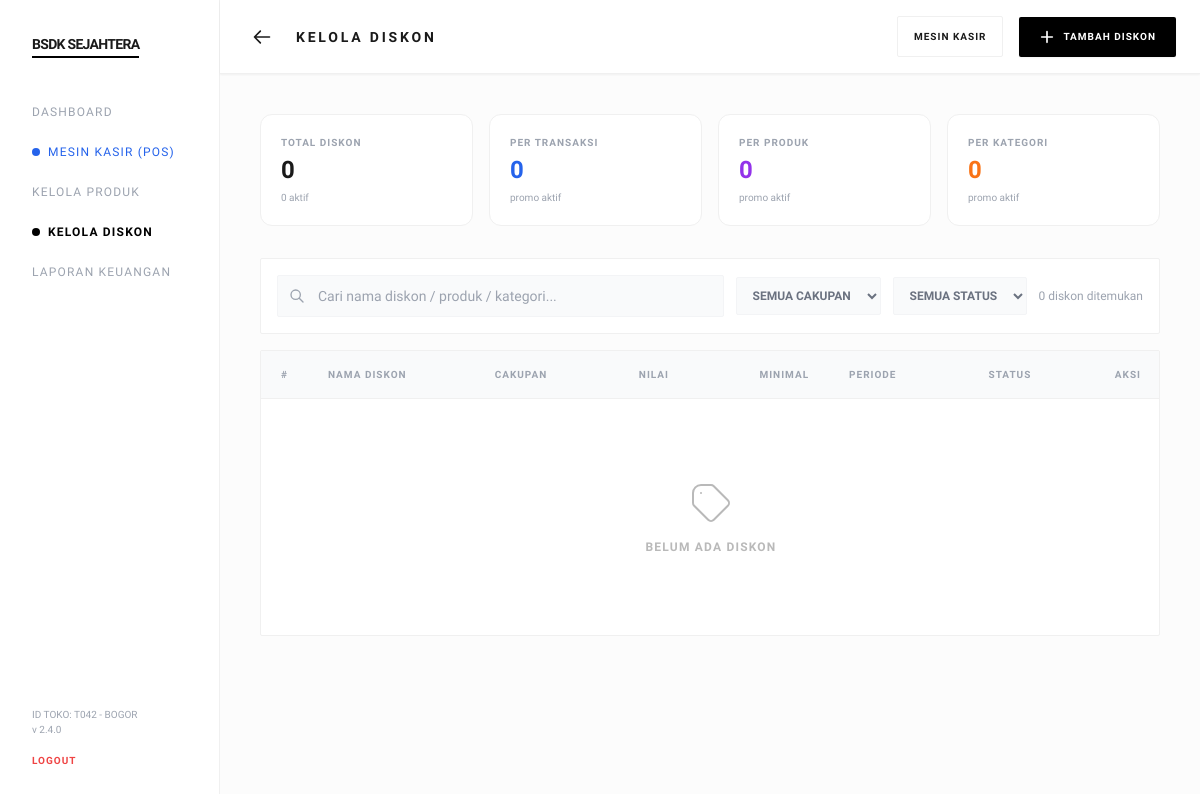
The page /diskon.php on the database as committed earlier.
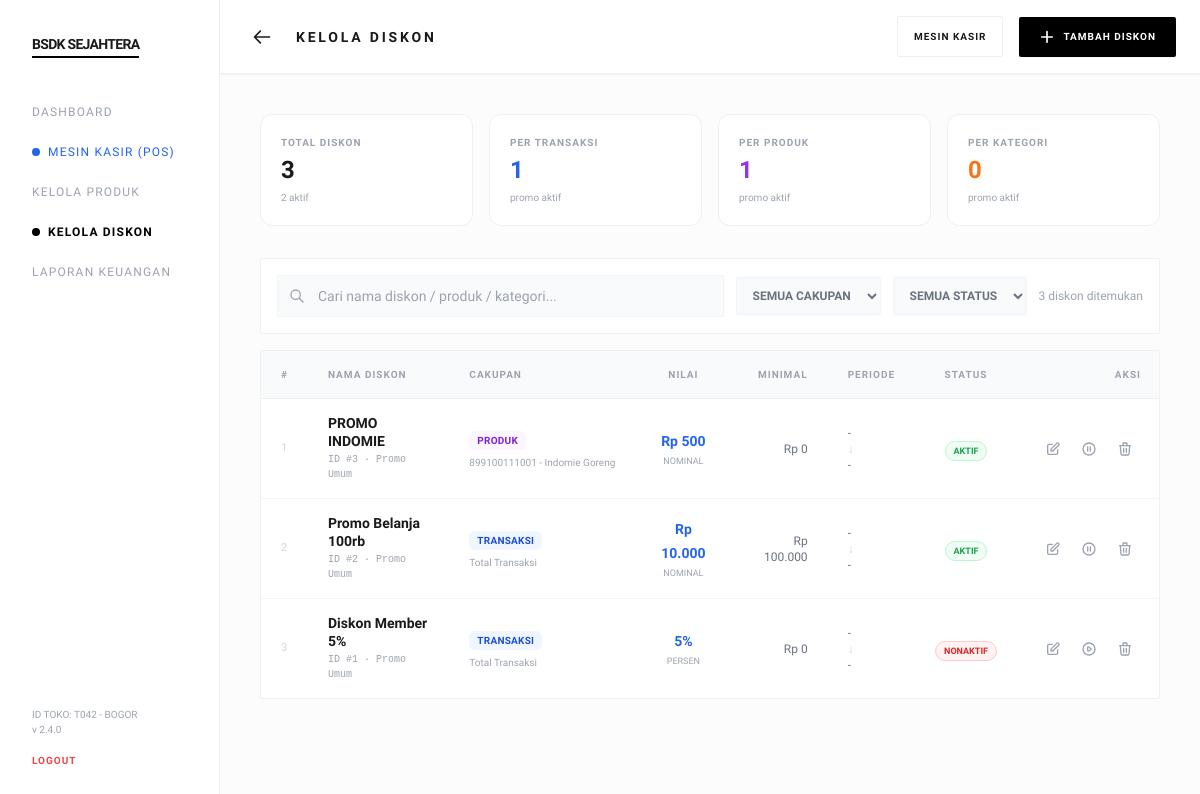
The same page on the database as committed later.
### tables this page shows
CREATE TABLE `diskon` (
  `id` int(11) NOT NULL AUTO_INCREMENT,
  `nama` varchar(100) NOT NULL,
  `target` enum('semua','member') DEFAULT 'semua',
  `cakupan` enum('transaksi','produk','kategori') DEFAULT 'transaksi',
  `produk_id` int(11) DEFAULT NULL,
  `kategori` varchar(100) DEFAULT NULL,
  `jenis` enum('persen','nominal') NOT NULL,
  `nilai` int(11) NOT NULL,
  `minimal_belanja` int(11) DEFAULT 0,
  `tanggal_mulai` date DEFAULT NULL,
  `tanggal_selesai` date DEFAULT NULL,
  `status` enum('aktif','nonaktif') DEFAULT 'aktif',
  `created_at` timestamp NOT NULL DEFAULT current_timestamp(),
  `updated_at` timestamp NULL DEFAULT NULL ON UPDATE current_timestamp(),
  PRIMARY KEY (`id`)
);

CREATE TABLE `produk` (
  `id` int(11) NOT NULL AUTO_INCREMENT,
  `kode` varchar(80) NOT NULL,
  `nama` varchar(160) NOT NULL,
  `kategori` varchar(100) DEFAULT '-',
  `harga_beli` int(11) NOT NULL DEFAULT 0,
  `harga_jual` int(11) NOT NULL,
  `stok` int(11) NOT NULL DEFAULT 0,
  `stok_minimum` int(11) NOT NULL DEFAULT 5,
  `satuan` varchar(30) DEFAULT 'pcs',
  `status` enum('aktif','nonaktif') NOT NULL DEFAULT 'aktif',
  `created_at` timestamp NOT NULL DEFAULT current_timestamp(),
  `updated_at` timestamp NULL DEFAULT NULL ON UPDATE current_timestamp(),
  PRIMARY KEY (`id`),
  UNIQUE KEY `kode` (`kode`)
);

### diskon.php (the view, shortened to what the rows shown need)
<?php
require_once 'config.php';
function h($v): string
{
    return htmlspecialchars((string)$v, ENT_QUOTES, 'UTF-8');
}
function rupiah_diskon($n): string
{
    return 'Rp ' . number_format((float)($n ?? 0), 0, ',', '.');
}
function tanggal_diskon($tgl): string
{
    return $tgl ? date('d/m/Y', strtotime($tgl)) : '-';
}
$where = [];
$params = [];
$sqlWhere = $where ? 'WHERE ' . implode(' AND ', $where) : '';
$stmt = $pdo->prepare("
    SELECT d.*, p.kode AS produk_kode, p.nama AS produk_nama
    FROM diskon d
    LEFT JOIN produk p ON p.id = d.produk_id
    $sqlWhere
    ORDER BY d.status='aktif' DESC, d.id DESC
");
$stmt->execute($params);
$diskonList = $stmt->fetchAll(PDO::FETCH_ASSOC);
?>
<!DOCTYPE html>
<html lang="id">
<head>
    <script src="https://cdn.tailwindcss.com"></script>
</head>
<body class="antialiased bg-[#fcfcfc] min-h-screen pb-20 lg:pb-0">
    <header class="diskon-header sticky top-0 bg-white border-b border-subtle px-4 sm:px-6 py-4 flex justify-between items-center z-40 shadow-sm">
        <div class="flex items-center gap-4">
            <h1 class="diskon-header-title text-sm font-bold tracking-[0.2em] uppercase">Kelola Diskon</h1>
        </div>
    </header>
    <main class="diskon-main p-4 sm:p-5 md:p-8 lg:p-10">
        <div class="bg-white border border-subtle rounded-sm overflow-hidden">
            <div class="hidden lg:block overflow-x-auto no-scrollbar">
                <table class="w-full text-left min-w-[900px]">
                    <thead class="border-b border-subtle bg-gray-50">
                        <tr>
                            <th class="px-5 py-4 text-[10px] font-bold uppercase tracking-widest text-gray-400 w-8">#</th>
                            <th class="px-5 py-4 text-[10px] font-bold uppercase tracking-widest text-gray-400">Nama Diskon</th>
                            <th class="px-5 py-4 text-[10px] font-bold uppercase tracking-widest text-gray-400">Cakupan</th>
                            <th class="px-5 py-4 text-[10px] font-bold uppercase tracking-widest text-gray-400 text-center">Nilai</th>
                            <th class="px-5 py-4 text-[10px] font-bold uppercase tracking-widest text-gray-400 text-right">Minimal</th>
                            <th class="px-5 py-4 text-[10px] font-bold uppercase tracking-widest text-gray-400">Periode</th>
                            <th class="px-5 py-4 text-[10px] font-bold uppercase tracking-widest text-gray-400 text-center">Status</th>
                            <th class="px-5 py-4 text-[10px] font-bold uppercase tracking-widest text-gray-400 text-right">Aksi</th>
                        </tr>
                    </thead>
                    <tbody class="divide-y divide-[#f5f5f5]">
                        <?php if (!$diskonList): ?>
                            <tr>
                                <td colspan="8" class="py-20 text-center">
                                    <div class="inline-flex flex-col items-center gap-3 opacity-30">
                                        <svg class="w-12 h-12" fill="none" stroke="currentColor" viewBox="0 0 24 24">
                                            <path stroke-linecap="round" stroke-linejoin="round" stroke-width="1" d="M7 7h.01M7 3h5c.512 0 1.024.195 1.414.586l7 7a2 2 0 010 2.828l-7 7a2 2 0 01-2.828 0l-7-7A1.994 1.994 0 013 12V7a4 4 0 014-4z" />
                                        </svg>
                                        <p class="text-xs font-bold uppercase tracking-widest">Belum ada diskon</p>
                                    </div>
                                </td>
                            </tr>
                        <?php else: ?>
                            <?php foreach ($diskonList as $i => $d):
                                $cakupan = $d['cakupan'] ?? 'transaksi';
                                if ($cakupan === 'produk') {
                                    $cakupanLabel = ($d['produk_kode'] ?? '') ? $d['produk_kode'] . ' - ' . $d['produk_nama'] : '-';
                                    $cakupanBadge = 'bg-purple-50 text-purple-700';
                                    $cakupanTag = 'Produk';
                                } elseif ($cakupan === 'kategori') {
                                    $cakupanLabel = $d['kategori'] ?? '-';
                                    $cakupanBadge = 'bg-orange-50 text-orange-700';
                                    $cakupanTag = 'Kategori';
                                } else {
                                    $cakupanLabel = 'Total Transaksi';
                                    $cakupanBadge = 'bg-blue-50 text-blue-700';
                                    $cakupanTag = 'Transaksi';
                                }
                                $nilaiLabel = $d['jenis'] === 'persen' ? ((int)$d['nilai']) . '%' : rupiah_diskon($d['nilai']);
                            ?>
                                <tr class="group">
                                    <td class="px-5 py-4 text-[11px] text-gray-300 font-medium"><?= $i + 1 ?></td>
                                    <td class="px-5 py-4">
                                        <div class="font-semibold text-sm leading-tight"><?= h($d['nama']) ?></div>
                                        <div class="text-[10px] text-gray-400 font-mono mt-0.5">ID #<?= (int)$d['id'] ?> · Promo Umum</div>
                                    </td>
                                    <td class="px-5 py-4">
                                        <span class="text-[10px] font-bold uppercase tracking-wide px-2 py-1 rounded-md <?= $cakupanBadge ?>">
                                            <?= $cakupanTag ?>
                                        </span>
                                        <div class="text-[10px] text-gray-400 mt-1 max-w-[160px] truncate"><?= h($cakupanLabel) ?></div>
                                    </td>
                                    <td class="px-5 py-4 text-center">
                                        <span class="text-sm font-black text-blue-600"><?= h($nilaiLabel) ?></span>
                                        <div class="text-[9px] text-gray-400 mt-0.5 uppercase"><?= $d['jenis'] === 'persen' ? 'Persen' : 'Nominal' ?></div>
                                    </td>
                                    <td class="px-5 py-4 text-right text-xs text-gray-500"><?= rupiah_diskon($d['minimal_belanja']) ?></td>
                                    <td class="px-5 py-4 text-xs text-gray-500">
                                        <div><?= tanggal_diskon($d['tanggal_mulai']) ?></div>
                                        <div class="text-gray-300">↓</div>
                                        <div><?= tanggal_diskon($d['tanggal_selesai']) ?></div>
                                    </td>
                                    <td class="px-5 py-4 text-center">
                                        <?php if ($d['status'] === 'aktif'): ?>
                                            <span class="badge-aktif text-[9px] font-bold uppercase px-2 py-1 rounded-full">Aktif</span>
                                        <?php else: ?>
                                            <span class="badge-nonaktif text-[9px] font-bold uppercase px-2 py-1 rounded-full">Nonaktif</span>
                                        <?php endif; ?>
                                    </td>
                                    <td class="px-5 py-4">
                                        <div class="flex items-center justify-end gap-1">
                                            <button onclick="editDiskon(<?= (int)$d['id'] ?>)"
                                                class="p-2 text-gray-400 hover:text-blue-600 hover:bg-blue-50 rounded-sm transition-all" title="Edit Diskon">
                                                <svg class="w-4 h-4" fill="none" stroke="currentColor" viewBox="0 0 24 24">
                                                    <path stroke-linecap="round" stroke-linejoin="round" stroke-width="2" d="M11 5H6a2 2 0 00-2 2v11a2 2 0 002 2h11a2 2 0 002-2v-5m-1.414-9.414a2 2 0 112.828 2.828L11.828 15H9v-2.828l8.586-8.586z" />
                                                </svg>
                                            </button>
                                            <button onclick="toggleDiskon(<?= (int)$d['id'] ?>, '<?= $d['status'] ?>')"
                                                class="p-2 text-gray-400 hover:text-yellow-600 hover:bg-yellow-50 rounded-sm transition-all"
                                                title="<?= $d['status'] === 'aktif' ? 'Nonaktifkan' : 'Aktifkan' ?>">
                                                <?php if ($d['status'] === 'aktif'): ?>
                                                    <svg class="w-4 h-4" fill="none" stroke="currentColor" viewBox="0 0 24 24">
                                                        <path stroke-linecap="round" stroke-linejoin="round" stroke-width="2" d="M10 9v6m4-6v6m7-3a9 9 0 11-18 0 9 9 0 0118 0z" />
                                                    </svg>
                                                <?php endif; ?>
                                            </button>
                                            <button onclick="hapusDiskon(<?= (int)$d['id'] ?>, '<?= h(addslashes($d['nama'])) ?>')"
                                                class="p-2 text-gray-400 hover:text-red-600 hover:bg-red-50 rounded-sm transition-all" title="Hapus Diskon">
                                                <svg class="w-4 h-4" fill="none" stroke="currentColor" viewBox="0 0 24 24">
                                                    <path stroke-linecap="round" stroke-linejoin="round" stroke-width="2" d="M19 7l-.867 12.142A2 2 0 0116.138 21H7.862a2 2 0 01-1.995-1.858L5 7m5 4v6m4-6v6m1-10V4a1 1 0 00-1-1h-4a1 1 0 00-1 1v3M4 7h16" />
                                                </svg>
                                            </button>
                                        </div>
                                    </td>
                                </tr>
                            <?php endforeach; ?>
                        <?php endif; ?>
                    </tbody>
                </table>
            </div>
        </div>
    </main>
</body>
</html>

Rows that differ between the two databases and show on the page:
added diskon: nama "PROMO INDOMIE", id "3", cakupan "PRODUK", produk.nama "899100111001 - Indomie Goreng", nilaiLabel "Rp 500", shows "NOMINAL", minimal_belanja "Rp 0", tanggal_mulai "-", tanggal_selesai "-", status "AKTIF"
added diskon: nama "Promo Belanja 100rb", id "2", cakupan "TRANSAKSI", cakupan "Total Transaksi", nilaiLabel "Rp 10.000", shows "NOMINAL", minimal_belanja "Rp 100.000", tanggal_mulai "-", tanggal_selesai "-", status "AKTIF"
added diskon: nama "Diskon Member 5%", id "1", cakupan "TRANSAKSI", cakupan "Total Transaksi", nilaiLabel "5%", shows "PERSEN", minimal_belanja "Rp 0", tanggal_mulai "-", tanggal_selesai "-", status "NONAKTIF"
Other text that changed with them:
$summary['total']: "0" → "3"
$summary['aktif']: "0" → "2"
$summary['transaksi']: "0" → "1"
$summary['produk']: "0" → "1"
count($diskonList): "0" → "3"
text no longer shown: "BELUM ADA DISKON"
